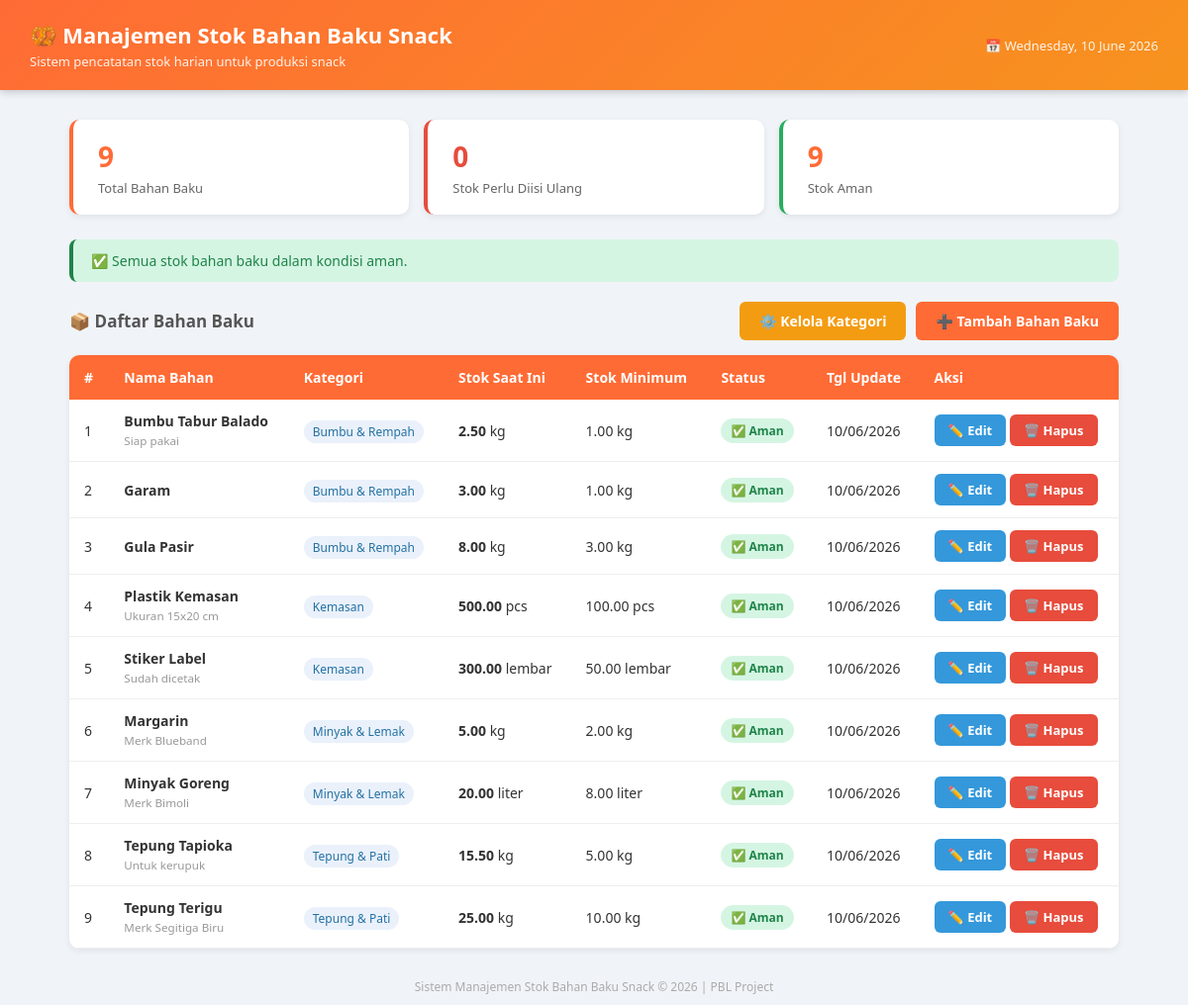
The page / on the database its author committed.
### tables this page shows
CREATE TABLE IF NOT EXISTS bahan_baku (
    id_bahan INT AUTO_INCREMENT PRIMARY KEY,
    id_kategori INT NOT NULL,
    nama_bahan VARCHAR(150) NOT NULL,
    satuan VARCHAR(20) NOT NULL,
    stok_saat_ini DECIMAL(10,2) DEFAULT 0,
    stok_minimum DECIMAL(10,2) DEFAULT 0,
    tanggal_update DATE,
    keterangan TEXT,
    FOREIGN KEY (id_kategori) REFERENCES kategori_bahan(id_kategori) ON DELETE CASCADE,
    created_at TIMESTAMP DEFAULT CURRENT_TIMESTAMP
);

CREATE TABLE IF NOT EXISTS kategori_bahan (
    id_kategori INT AUTO_INCREMENT PRIMARY KEY,
    nama_kategori VARCHAR(100) NOT NULL,
    keterangan TEXT,
    created_at TIMESTAMP DEFAULT CURRENT_TIMESTAMP
);

### index.php (the view, shortened to what this page needs)
<?php
require_once 'db.php';
$sql = "SELECT b.id_bahan, b.nama_bahan, b.satuan, b.stok_saat_ini,
               b.stok_minimum, b.tanggal_update, b.keterangan,
               k.nama_kategori
        FROM bahan_baku b
        JOIN kategori_bahan k ON b.id_kategori = k.id_kategori
        ORDER BY k.nama_kategori, b.nama_bahan";
$result = mysqli_query($conn, $sql);
$total_bahan    = mysqli_num_rows($result);
$sql_tipis      = "SELECT COUNT(*) as jml FROM bahan_baku WHERE stok_saat_ini <= stok_minimum";
$res_tipis      = mysqli_query($conn, $sql_tipis);
$row_tipis      = mysqli_fetch_assoc($res_tipis);
$stok_tipis     = $row_tipis['jml'];
?>
<!DOCTYPE html>
<html lang="id">
<head>
</head>
<body>
<header>
    <div>
        <h1>🥨 Manajemen Stok Bahan Baku Snack</h1>
        <p>Sistem pencatatan stok harian untuk produksi snack</p>
    </div>
    <div style="font-size:13px; opacity:0.9;">
        📅 <?= date('l, d F Y') ?>
    </div>
</header>
<div class="container">
    <div class="stats">
        <div class="stat-card">
            <h3><?= $total_bahan ?></h3>
            <p>Total Bahan Baku</p>
        </div>
        <div class="stat-card warning">
            <h3><?= $stok_tipis ?></h3>
            <p>Stok Perlu Diisi Ulang</p>
        </div>
        <div class="stat-card" style="border-left-color:#27ae60;">
            <h3><?= $total_bahan - $stok_tipis ?></h3>
            <p>Stok Aman</p>
        </div>
    </div>
    <?php if ($stok_tipis > 0): ?>
    <div class="alert alert-warning">
        ⚠️ Ada <strong><?= $stok_tipis ?> bahan baku</strong> yang stoknya menipis! Segera lakukan pengisian stok sore ini.
    </div>
    <?php else: ?>
    <div class="alert alert-success">
        ✅ Semua stok bahan baku dalam kondisi aman.
    </div>
    <?php endif; ?>
    <div class="toolbar">
        <h2 style="font-size:17px; color:#555;">📦 Daftar Bahan Baku</h2>
        <div style="display:flex; gap:10px; flex-wrap:wrap;">
            <a href="kategori.php" class="btn btn-warning">⚙️ Kelola Kategori</a>
            <a href="create.php"   class="btn btn-primary">➕ Tambah Bahan Baku</a>
        </div>
    </div>
    <div class="card">
        <?php if ($total_bahan == 0): ?>
        <div class="empty">
            <p style="font-size:40px;">📭</p>
            <p>Belum ada data bahan baku.</p>
            <a href="create.php" class="btn btn-primary" style="margin-top:15px; display:inline-block;">Tambah Sekarang</a>
        </div>
        <?php else: ?>
        <table>
            <thead>
                <tr>
                    <th>#</th>
                    <th>Nama Bahan</th>
                    <th>Kategori</th>
                    <th>Stok Saat Ini</th>
                    <th>Stok Minimum</th>
                    <th>Status</th>
                    <th>Tgl Update</th>
                    <th>Aksi</th>
                </tr>
            </thead>
            <tbody>
            <?php
            $no = 1;
            mysqli_data_seek($result, 0);
            while ($row = mysqli_fetch_assoc($result)):
                $aman = ($row['stok_saat_ini'] > $row['stok_minimum']);
            ?>
                <tr>
                    <td><?= $no++ ?></td>
                    <td><strong><?= htmlspecialchars($row['nama_bahan']) ?></strong>
                        <?php if ($row['keterangan']): ?>
                        <br><small style="color:#999;"><?= htmlspecialchars($row['keterangan']) ?></small>
                        <?php endif; ?>
                    </td>
                    <td><span class="kat"><?= htmlspecialchars($row['nama_kategori']) ?></span></td>
                    <td><strong><?= number_format($row['stok_saat_ini'], 2) ?></strong> <?= htmlspecialchars($row['satuan']) ?></td>
                    <td><?= number_format($row['stok_minimum'], 2) ?> <?= htmlspecialchars($row['satuan']) ?></td>
                    <td>
                        <?php if ($aman): ?>
                        <span class="badge badge-ok">✅ Aman</span>
                        <?php else: ?>
                        <span class="badge badge-warning">⚠️ Tipis</span>
                        <?php endif; ?>
                    </td>
                    <td><?= $row['tanggal_update'] ? date('d/m/Y', strtotime($row['tanggal_update'])) : '-' ?></td>
                    <td>
                        <a href="update.php?id=<?= $row['id_bahan'] ?>" class="btn btn-info">✏️ Edit</a>
                        <a href="delete.php?id=<?= $row['id_bahan'] ?>" class="btn btn-danger"
                           onclick="return confirm('Yakin hapus bahan ini?')">🗑️ Hapus</a>
                    </td>
                </tr>
            <?php endwhile; ?>
            </tbody>
        </table>
        <?php endif; ?>
    </div>
</div>
<footer>
    <p>Sistem Manajemen Stok Bahan Baku Snack &copy; <?= date('Y') ?> | PBL Project</p>
</footer>
</body>
</html>

### index.php (style rules this page uses)
* { margin: 0; padding: 0; box-sizing: border-box; }
body { font-family: 'Segoe UI', sans-serif; background: #f0f4f8; color: #333; }
header { background: linear-gradient(135deg, #ff6b35, #f7931e); color: white; padding: 20px 30px; display: flex; justify-content: space-between; align-items: center; box-shadow: 0 2px 8px rgba(0,0,0,0.2); }
header h1 { font-size: 22px; }
header p { font-size: 13px; opacity: 0.9; margin-top: 3px; }
.container { max-width: 1100px; margin: 30px auto; padding: 0 20px; }
.stats { display: flex; gap: 15px; margin-bottom: 25px; flex-wrap: wrap; }
.stat-card { background: white; border-radius: 10px; padding: 18px 25px; flex: 1; min-width: 180px; box-shadow: 0 2px 6px rgba(0,0,0,0.08); border-left: 4px solid #ff6b35; }
.stat-card.warning { border-left-color: #e74c3c; }
.stat-card h3 { font-size: 28px; color: #ff6b35; }
.stat-card.warning h3 { color: #e74c3c; }
.stat-card p { font-size: 13px; color: #666; margin-top: 4px; }
.toolbar { display: flex; justify-content: space-between; align-items: center; margin-bottom: 15px; flex-wrap: wrap; gap: 10px; }
.btn { display: inline-block; padding: 10px 20px; border-radius: 6px; text-decoration: none; font-size: 14px; font-weight: 600; cursor: pointer; border: none; transition: opacity 0.2s; }
.btn-primary { background: #ff6b35; color: white; }
.btn-warning { background: #f39c12; color: white; }
.btn-danger { background: #e74c3c; color: white; font-size: 13px; padding: 7px 14px; }
.btn-info { background: #3498db; color: white; font-size: 13px; padding: 7px 14px; }
.card { background: white; border-radius: 10px; box-shadow: 0 2px 6px rgba(0,0,0,0.08); overflow: hidden; }
table { width: 100%; border-collapse: collapse; }
thead { background: #ff6b35; color: white; }
thead th { padding: 13px 15px; text-align: left; font-size: 14px; }
tbody tr { border-bottom: 1px solid #eee; transition: background 0.15s; }
tbody td { padding: 12px 15px; font-size: 14px; }
.badge { display: inline-block; padding: 4px 10px; border-radius: 20px; font-size: 12px; font-weight: 600; }
.badge-ok { background: #d5f5e3; color: #1e8449; }
.kat { background: #eaf1fb; color: #2471a3; padding: 3px 9px; border-radius: 20px; font-size: 12px; }
.alert { padding: 12px 18px; border-radius: 8px; margin-bottom: 20px; font-size: 14px; }
.alert-success { background: #d5f5e3; border-left: 4px solid #1e8449; color: #1e8449; }
footer { text-align: center; color: #aaa; font-size: 12px; margin: 30px 0 10px; }

### rows shown on the page
bahan_baku: nama_bahan "Bumbu Tabur Balado", keterangan "Siap pakai", id_kategori.nama_kategori "Bumbu & Rempah", stok_saat_ini "2.50", satuan "kg", stok_minimum "1.00", shows "✅ Aman", tanggal_update "10/06/2026"
bahan_baku: nama_bahan "Garam", id_kategori.nama_kategori "Bumbu & Rempah", stok_saat_ini "3.00", satuan "kg", stok_minimum "1.00", shows "✅ Aman", tanggal_update "10/06/2026"
bahan_baku: nama_bahan "Gula Pasir", id_kategori.nama_kategori "Bumbu & Rempah", stok_saat_ini "8.00", satuan "kg", stok_minimum "3.00", shows "✅ Aman", tanggal_update "10/06/2026"
bahan_baku: nama_bahan "Plastik Kemasan", keterangan "Ukuran 15x20 cm", id_kategori.nama_kategori "Kemasan", stok_saat_ini "500.00", satuan "pcs", stok_minimum "100.00", shows "✅ Aman", tanggal_update "10/06/2026"
bahan_baku: nama_bahan "Stiker Label", keterangan "Sudah dicetak", id_kategori.nama_kategori "Kemasan", stok_saat_ini "300.00", satuan "lembar", stok_minimum "50.00", shows "✅ Aman", tanggal_update "10/06/2026"
bahan_baku: nama_bahan "Margarin", keterangan "Merk Blueband", id_kategori.nama_kategori "Minyak & Lemak", stok_saat_ini "5.00", satuan "kg", stok_minimum "2.00", shows "✅ Aman", tanggal_update "10/06/2026"
bahan_baku: nama_bahan "Minyak Goreng", keterangan "Merk Bimoli", id_kategori.nama_kategori "Minyak & Lemak", stok_saat_ini "20.00", satuan "liter", stok_minimum "8.00", shows "✅ Aman", tanggal_update "10/06/2026"
bahan_baku: nama_bahan "Tepung Tapioka", keterangan "Untuk kerupuk", id_kategori.nama_kategori "Tepung & Pati", stok_saat_ini "15.50", satuan "kg", stok_minimum "5.00", shows "✅ Aman", tanggal_update "10/06/2026"
bahan_baku: nama_bahan "Tepung Terigu", keterangan "Merk Segitiga Biru", id_kategori.nama_kategori "Tepung & Pati", stok_saat_ini "25.00", satuan "kg", stok_minimum "10.00", shows "✅ Aman", tanggal_update "10/06/2026"

### other values the page prints
$total_bahan "9"
$stok_tipis "0"
$total_bahan - $stok_tipis "9"
